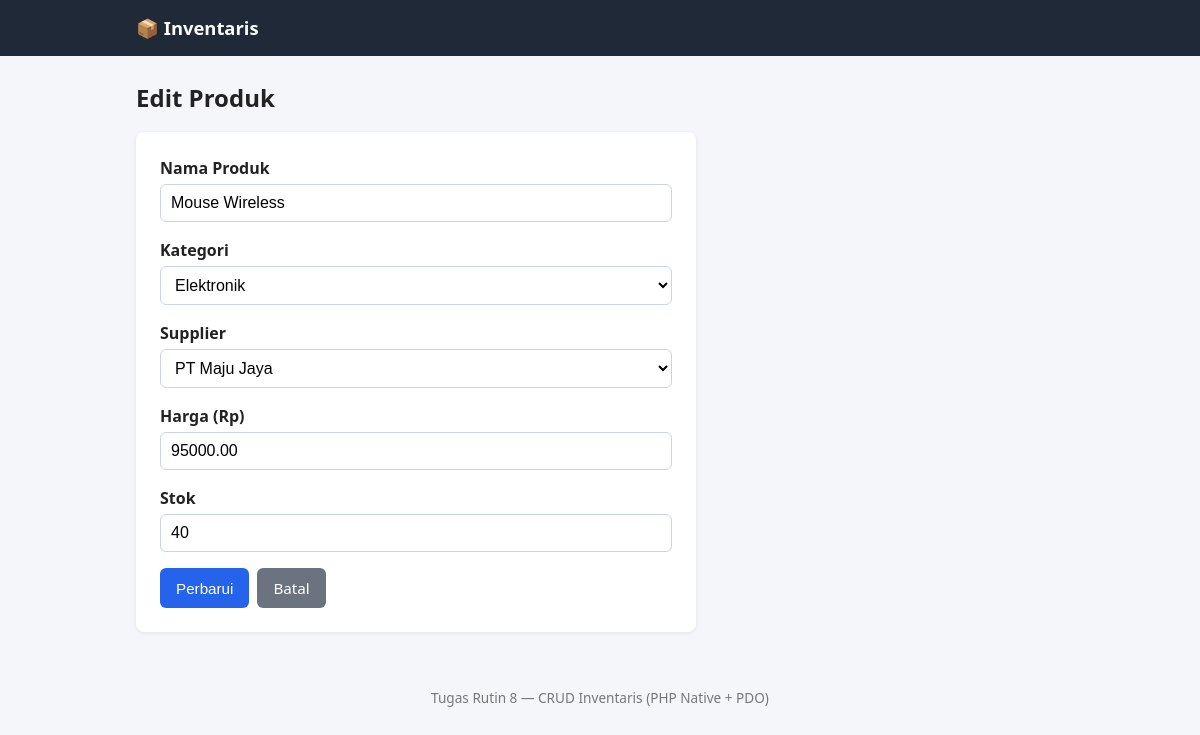
The page /edit.php?id=1 on the database its author committed.
### tables this page shows
CREATE TABLE products (
  id          INT UNSIGNED  NOT NULL AUTO_INCREMENT,
  name        VARCHAR(150)  NOT NULL,
  category_id INT UNSIGNED  NOT NULL,
  supplier_id INT UNSIGNED  NOT NULL,
  price       DECIMAL(12,2) NOT NULL DEFAULT 0,
  stock       INT UNSIGNED  NOT NULL DEFAULT 0,
  PRIMARY KEY (id),
  CONSTRAINT fk_products_category
    FOREIGN KEY (category_id) REFERENCES categories (id)
    ON UPDATE CASCADE ON DELETE RESTRICT,
  CONSTRAINT fk_products_supplier
    FOREIGN KEY (supplier_id) REFERENCES suppliers (id)
    ON UPDATE CASCADE ON DELETE RESTRICT
);

CREATE TABLE categories (
  id   INT UNSIGNED NOT NULL AUTO_INCREMENT,
  name VARCHAR(100) NOT NULL,
  PRIMARY KEY (id),
  UNIQUE KEY uq_categories_name (name)
);

CREATE TABLE suppliers (
  id    INT UNSIGNED NOT NULL AUTO_INCREMENT,
  name  VARCHAR(150) NOT NULL,
  phone VARCHAR(20)  NOT NULL,
  PRIMARY KEY (id)
);

### database.php (called while the page is built, shortened)
<?php
final class Database
{
    private static ?PDO $instance = null;
    public static function getInstance(): PDO
    {
        if (self::$instance === null) {
            $dsn = sprintf(
                'mysql:host=%s;dbname=%s;charset=%s',
                self::DB_HOST, self::DB_NAME, self::DB_CHARSET
            );
            $options = [
                PDO::ATTR_ERRMODE            => PDO::ERRMODE_EXCEPTION,
                PDO::ATTR_DEFAULT_FETCH_MODE => PDO::FETCH_ASSOC,
                PDO::ATTR_EMULATE_PREPARES   => false,
            ];
            try {
                self::$instance = new PDO($dsn, self::DB_USER, self::DB_PASS, $options);
            } catch (PDOException $e) {
                error_log($e->getMessage());
                http_response_code(500);
                exit('Koneksi database gagal.');
            }
        }
        return self::$instance;
    }
}

### ProductModel.php (called while the page is built, shortened)
<?php
require_once __DIR__ . '/../config/database.php';
class ProductModel
{
    private PDO $db;
    public function __construct()
    {
        $this->db = Database::getInstance();
    }
    public function find(int $id): ?array
    {
        $stmt = $this->db->prepare('SELECT * FROM products WHERE id = :id');
        $stmt->execute([':id' => $id]);
        $row = $stmt->fetch();
        return $row ?: null;
    }
    public function categories(): array
    {
        return $this->db->query('SELECT id, name FROM categories ORDER BY name')->fetchAll();
    }
    public function suppliers(): array
    {
        return $this->db->query('SELECT id, name FROM suppliers ORDER BY name')->fetchAll();
    }
}

### helpers.php (called while the page is built, shortened)
<?php
function e(mixed $value): string
{
    return htmlspecialchars((string) $value, ENT_QUOTES, 'UTF-8');
}

### form.php (the view, shortened to what this page needs)
<form method="post" novalidate>
    <div class="field">
        <label for="name">Nama Produk</label>
        <input type="text" id="name" name="name" maxlength="150"
               value="<?= e($product['name'] ?? '') ?>" required>
    </div>
    <div class="field">
        <label for="category_id">Kategori</label>
        <select id="category_id" name="category_id" required>
            <?php foreach ($categories as $c): ?>
                <option value="<?= e($c['id']) ?>"
                    <?= ((string) ($product['category_id'] ?? '') === (string) $c['id']) ? 'selected' : '' ?>>
                    <?= e($c['name']) ?>
                </option>
            <?php endforeach; ?>
        </select>
    </div>
    <div class="field">
        <label for="supplier_id">Supplier</label>
        <select id="supplier_id" name="supplier_id" required>
            <?php foreach ($suppliers as $s): ?>
                <option value="<?= e($s['id']) ?>"
                    <?= ((string) ($product['supplier_id'] ?? '') === (string) $s['id']) ? 'selected' : '' ?>>
                    <?= e($s['name']) ?>
                </option>
            <?php endforeach; ?>
        </select>
    </div>
    <div class="field">
        <label for="price">Harga (Rp)</label>
        <input type="number" id="price" name="price" min="0" step="0.01"
               value="<?= e($product['price'] ?? '') ?>" required>
    </div>
    <div class="field">
        <label for="stock">Stok</label>
        <input type="number" id="stock" name="stock" min="0" step="1"
               value="<?= e($product['stock'] ?? '') ?>" required>
    </div>
    <div class="actions">
        <button type="submit" class="btn btn-primary"><?= e($submitLabel) ?></button>
        <a href="index.php" class="btn btn-secondary">Batal</a>
    </div>
</form>

### style.css (style rules this page uses)
* { box-sizing: border-box; }
body { margin: 0; font-family: system-ui, -apple-system, "Segoe UI", Roboto, sans-serif; background: #f4f6f9; color: #222; line-height: 1.5; }
.field { margin-bottom: 16px; }
label { display: block; font-weight: 600; margin-bottom: 4px; }
input[type="text"], input[type="number"], select { width: 100%; padding: 9px 10px; border: 1px solid #cbd5e1; border-radius: 6px; font-size: 1rem; background: #fff; }
.btn { display: inline-block; padding: 9px 16px; border: 0; border-radius: 6px; font-size: .95rem; cursor: pointer; text-decoration: none; color: #fff; }
.btn-primary { background: #2563eb; }
.btn-secondary { background: #6b7280; }
.actions { display: flex; gap: 8px; margin-top: 8px; }

### rows shown on the page
products: name "Mouse Wireless", category_id "Elektronik", supplier_id "PT Maju Jaya", price "95000.00", stock "40"

### other values the page prints
$submitLabel "Perbarui"
